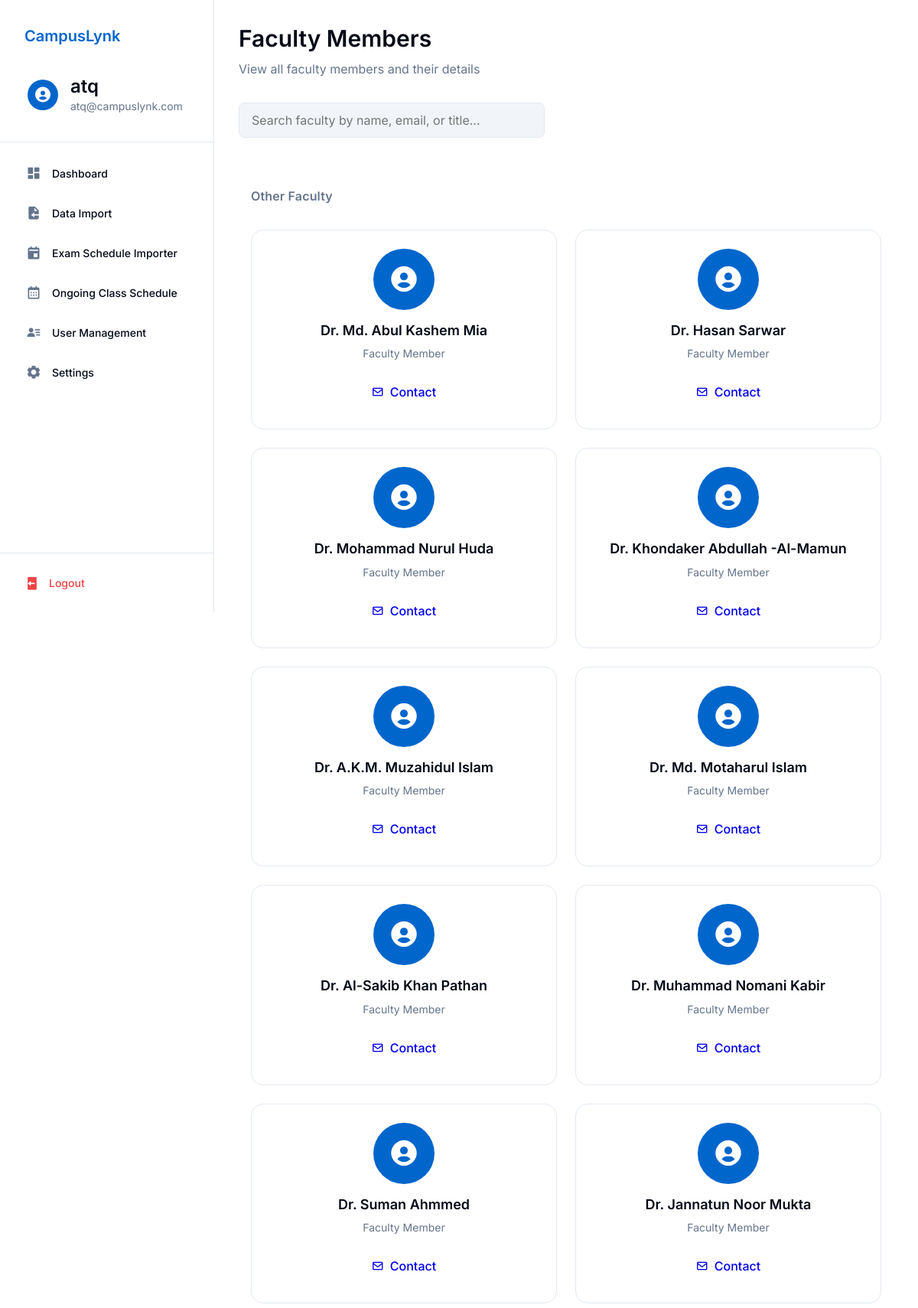
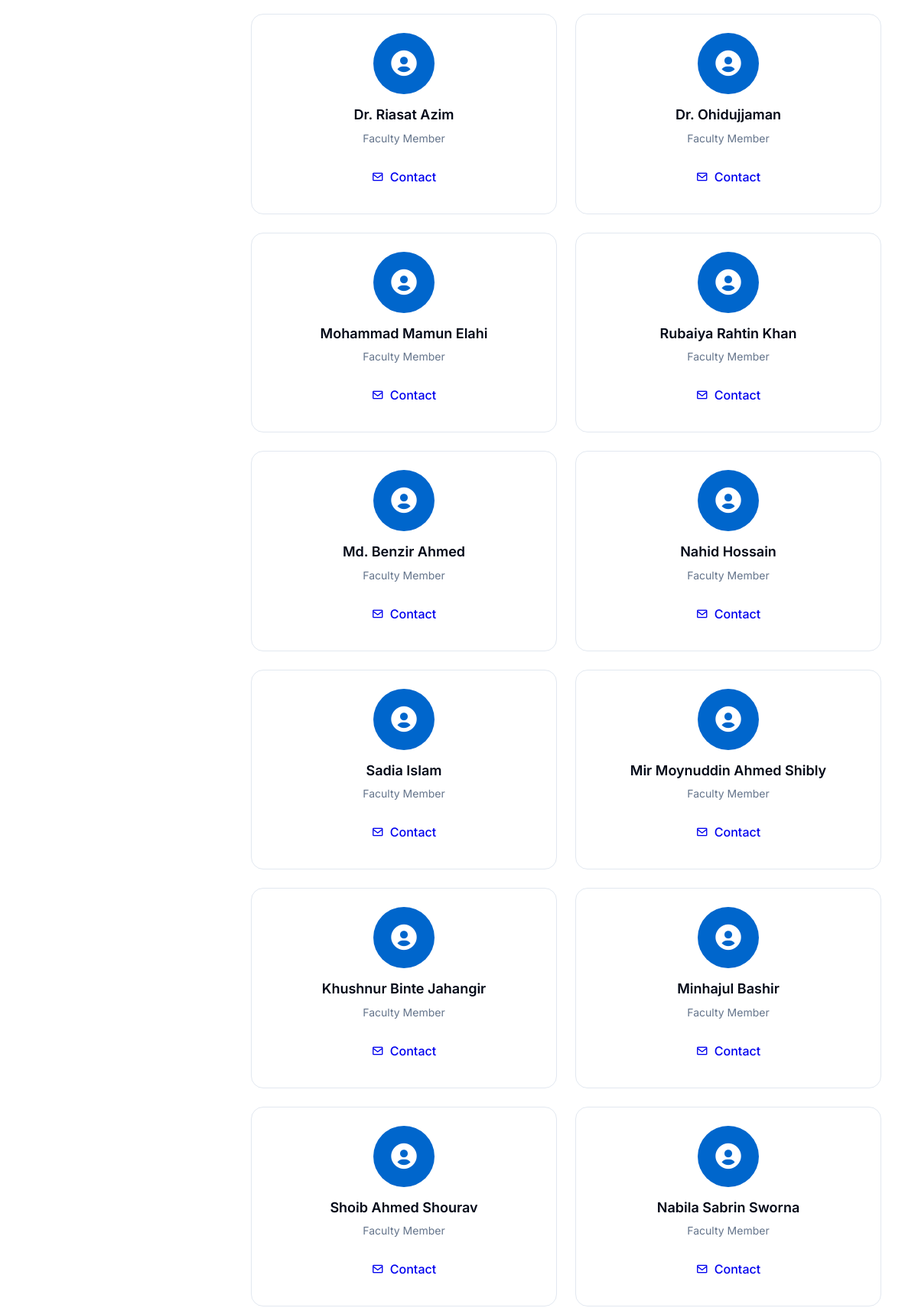
/faculty.php (signed in, upper part), run on the app's committed database (2 pictures, top to bottom).
### tables this page shows
CREATE TABLE `users` (
  `id` int(11) NOT NULL,
  `username` varchar(255) NOT NULL,
  `email` varchar(255) NOT NULL,
  `password` varchar(255) NOT NULL,
  `role` enum('student','faculty','admin') NOT NULL,
  `name` varchar(255) NOT NULL
);

CREATE TABLE `faculty` (
  `id` int(11) NOT NULL,
  `name` varchar(255) NOT NULL,
  `designation` varchar(255) NOT NULL,
  `email` varchar(255) DEFAULT NULL
);

### faculty.php (the view, shortened to what this page needs)
<?php
try {
    $database = new Database();
    $db = $database->getConnection();
    $query = $db->prepare("SELECT * FROM faculty");
    $query->execute();
    $facultyList = $query->fetchAll(PDO::FETCH_ASSOC);
} catch (PDOException $e) {
    $facultyList = [];
    $error = "Database Error: " . htmlspecialchars($e->getMessage());
}
$pinnedFacultyIds = [];
?>
<!DOCTYPE html>
<html lang="en">
<head>
    <link href='https://unpkg.com/boxicons@2.1.4/css/boxicons.min.css' rel='stylesheet'>
    <link rel="stylesheet" href="css/base.css">
    <link rel="stylesheet" href="css/layout.css">
    <link rel="stylesheet" href="css/components.css">
    <link rel="stylesheet" href="css/faculty.css">
</head>
<body>
    <?php include 'sidebar.php'; ?>
    <main class="main-content">
        <section class="welcome-section">
            <h1>Faculty Members</h1>
            <p class="text-muted">View all faculty members and their details</p>
        </section>
        <div class="faculty-search-bar" style="margin-bottom: 1.5rem; max-width: 400px;">
            <input type="text" id="facultySearch" class="form-input" placeholder="Search faculty by name, email, or title..." oninput="filterFaculty()">
        </div>
        <div class="faculty-grid" id="facultyGrid">
            <?php
            $pinned = [];
            $others = [];
            foreach ($facultyList as $faculty) {
                if (in_array($faculty['id'], $pinnedFacultyIds)) {
                    $pinned[] = $faculty;
                } else {
                    $others[] = $faculty;
                }
            }
            ?>
            <?php if (!empty($others)): ?>
                <div class="faculty-section-label" style="grid-column: 1 / -1; font-weight: 600; color: var(--muted-foreground); margin: 1.5rem 0 0.5rem 0;">Other Faculty</div>
                <?php foreach ($others as $faculty): ?>
                    <div class="faculty-card" data-name="<?php echo htmlspecialchars(strtolower($faculty['name'])); ?>" data-email="<?php echo htmlspecialchars(strtolower($faculty['email'])); ?>" data-title="<?php echo htmlspecialchars(strtolower($faculty['profession'] ?? 'Faculty Member')); ?>">
                        <div class="faculty-avatar">
                            <i class='bx bxs-user-circle'></i>
                        </div>
                        <h3 class="faculty-name"><?php echo htmlspecialchars($faculty['name']); ?></h3>
                        <p class="faculty-title"><?php echo htmlspecialchars($faculty['profession'] ?? 'Faculty Member'); ?></p>
                        <div class="faculty-contact">
                            <a href="mailto:<?php echo htmlspecialchars($faculty['email']); ?>" class="btn btn-outline btn-sm">
                                <i class='bx bx-envelope'></i>
                                Contact
                            </a>
                        </div>
                    </div>
                <?php endforeach; ?>
            <?php endif; ?>
        </div>
    </main>
</body>
</html>

### sidebar.php (shortened to what this page needs)
<?php
try {
    $sidebar_database = new Database();
    $sidebar_db = $sidebar_database->getConnection();
    $sidebar_query = $sidebar_db->prepare("SELECT * FROM users WHERE email = ?");
    $sidebar_query->execute([$_SESSION['useremail']]);
    $sidebar_user = $sidebar_query->fetch(PDO::FETCH_ASSOC);
} catch (PDOException $e) {
    header("Location: login.php?error=Database Error: " . urlencode($e->getMessage()));
    exit();
}
$current_page = basename($_SERVER['PHP_SELF']);
$role = $sidebar_user['role'];
?>
<link href='https://unpkg.com/boxicons@2.1.4/css/boxicons.min.css' rel='stylesheet'>
<aside class="sidebar">
    <div class="sidebar-header">
        <div class="logo-and-title-div">
            <a href="<?php echo $role === 'faculty' ? 'faculty_dashboard.php' : ($role === 'admin' ? 'admin_dashboard.php' : 'dashboard.php'); ?>" class="navbar-brand">CampusLynk</a>
        </div>
        <a href="<?php echo $role === 'faculty' ? 'faculty_dashboard.php' : ($role === 'admin' ? 'admin_dashboard.php' : 'profile.php'); ?>" class="user-info">
            <div class="user-avatar">
                <i class='bx bxs-user-circle'></i>
            </div>
            <div class="user-details">
                <h3 class="user-name"><?php echo htmlspecialchars($sidebar_user['name']); ?></h3>
                <p class="user-email"><?php echo htmlspecialchars($sidebar_user['email']); ?></p>
            </div>
        </a>
    </div>
    <div class="sidebar-content">
        <ul class="nav-links">
            <?php if ($role === 'admin'): ?>
                <li>
                    <a href="admin_dashboard.php" class="nav-link <?php echo $current_page === 'admin_dashboard.php' ? 'active' : ''; ?>">
                        <i class='bx bxs-dashboard'></i>
                        <span>Dashboard</span>
                    </a>
                </li>
                <li>
                    <a href="admin_dataimport.php" class="nav-link <?php echo $current_page === 'admin_dataimport.php' ? 'active' : ''; ?>">
                        <i class='bx bxs-file-import'></i>
                        <span>Data Import</span>
                    </a>
                </li>
                <li>
                    <a href="admin_exam_import.php" class="nav-link <?php echo $current_page === 'admin_exam_import.php' ? 'active' : ''; ?>">
                        <i class='bx bxs-calendar-event'></i>
                        <span>Exam Schedule Importer</span>
                    </a>
                </li>
                <li>
                    <a href="admin_class_schedule.php" class="nav-link <?php echo $current_page === 'admin_class_schedule.php' ? 'active' : ''; ?>">
                        <i class='bx bx-calendar'></i>
                        <span>Ongoing Class Schedule</span>
                    </a>
                </li>
                <li>
                    <a href="admin_users.php" class="nav-link <?php echo $current_page === 'admin_users.php' ? 'active' : ''; ?>">
                        <i class='bx bxs-user-detail'></i>
                        <span>User Management</span>
                    </a>
                </li>
                <li>
                    <a href="admin_settings.php" class="nav-link <?php echo $current_page === 'admin_settings.php' ? 'active' : ''; ?>">
                        <i class='bx bxs-cog'></i>
                        <span>Settings</span>
                    </a>
                </li>
            <?php endif; ?>
        </ul>
    </div>
    <div class="sidebar-footer">
        <?php
        $logout_url = 'logout.php';
        ?>
        <a href="<?php echo $logout_url; ?>" class="logout-btn">
            <i class='bx bxs-log-out'></i>
            <span>Logout</span>
        </a>
    </div>
</aside>

### css/base.css (style rules this page uses)
:root { --background: #ffffff; --foreground: #020817; --card: #ffffff; --card-foreground: #020817; --popover: #ffffff; --popover-foreground: #020817; --primary: #0066cc; --primary-foreground: #ffffff; --secondary: #f1f5f9; --secondary-foreground: #0f172a; --muted: #f1f5f9; --muted-foreground: #64748b; --accent: #f1f5f9; --accent-foreground: #0f172a; --destructive: #ef4444; --destructive-foreground: #ffffff; --success: #16a34a; --success-foreground: #ffffff; --border: #e2e8f0; --input: #e2e8f0; --ring: #0066cc; --spacing-1: 0.25rem; --spacing-2: 0.5rem; --spacing-3: 0.75rem; --spacing-4: 1rem; --spacing-5: 1.25rem; --spacing-6: 1.5rem; --spacing-8: 2rem; --spacing-10: 2.5rem; --spacing-12: 3rem; --radius-sm: 0.125rem; --radius: 0.5rem; --radius-md: 0.75rem; --radius-lg: 1rem; --shadow-sm: 0 1px 2px rgba(0, 0, 0, 0.05); --shadow: 0 1px 3px rgba(0, 0, 0, 0.1), 0 1px 2px rgba(0, 0, 0, 0.06); --shadow-md: 0 4px 6px -1px rgba(0, 0, 0, 0.1), 0 2px 4px -1px rgba(0, 0, 0, 0.06); --shadow-lg: 0 10px 15px -3px rgba(0, 0, 0, 0.1), 0 4px 6px -2px rgba(0, 0, 0, 0.05); }
* { margin: 0; padding: 0; box-sizing: border-box; font-family: 'Inter', sans-serif; }
body { background-color: var(--background); color: var(--foreground); line-height: 1.5; }
h1, h2, h3, h4, h5, h6 { font-weight: 600; line-height: 1.25; margin-bottom: var(--spacing-4); }
h1 { font-size: 2.25rem; }
h3 { font-size: 1.5rem; }
.text-muted { color: var(--muted-foreground); }
.main-content { margin-left: 280px; padding: 2rem; min-height: 100vh; background-color: var(--background); }

### css/layout.css (style rules this page uses)
:root { --sidebar-width: 280px; }
.main-content { margin-left: var(--sidebar-width); padding: 2rem; min-height: 100vh; background: var(--background); }
.sidebar { width: var(--sidebar-width); height: 100vh; background-color: var(--background); border-right: 1px solid var(--border); display: flex; flex-direction: column; position: fixed; left: 0; top: 0; z-index: 1000; overflow-y: auto; }
.sidebar-header { padding: 1.5rem; border-bottom: 1px solid var(--border); display: flex; flex-direction: column; gap: 1rem; background: var(--background); }
.logo-and-title-div { display: flex; align-items: center; gap: 0.75rem; text-decoration: none; padding: 0.5rem; border-radius: var(--radius); transition: background-color 0.2s; }
.navbar-brand { color: var(--primary); font-size: 1.25rem; font-weight: 600; text-decoration: none; }
.user-info { display: flex; align-items: center; gap: 1rem; padding: 0.75rem; border-radius: var(--radius); transition: background-color 0.2s; text-decoration: none; }
.user-avatar { width: 40px; height: 40px; border-radius: 50%; background: var(--primary); display: flex; align-items: center; justify-content: center; flex-shrink: 0; }
.user-avatar i { font-size: 1.5rem; color: var(--primary-foreground); }
.user-details { flex: 1; min-width: 0; }
.user-name { font-weight: 600; color: var(--foreground); margin: 0; white-space: nowrap; overflow: hidden; text-overflow: ellipsis; }
.user-email { font-size: 0.875rem; color: var(--muted-foreground); margin: 0; white-space: nowrap; overflow: hidden; text-overflow: ellipsis; }
.sidebar-content { flex: 1; display: flex; flex-direction: column; padding: 1rem 0; }
.nav-links { list-style: none; padding: 0 1rem; margin: 0; }
.nav-links li { margin-bottom: 0.25rem; }
.nav-link { display: flex; align-items: center; gap: 0.75rem; padding: 0.75rem 1rem; color: var(--foreground); text-decoration: none; border-radius: var(--radius); transition: all 0.2s; font-size: 0.875rem; font-weight: 500; }
.nav-link i { font-size: 1.25rem; width: 1.5rem; height: 1.5rem; display: inline-flex; align-items: center; justify-content: center; color: var(--muted-foreground); }
.sidebar-footer { padding: 1rem; border-top: 1px solid var(--border); background: var(--background); }
.logout-btn { display: flex; align-items: center; gap: 0.75rem; padding: 0.75rem 1rem; width: 100%; color: var(--destructive); text-decoration: none; border-radius: var(--radius); transition: all 0.2s; font-size: 0.875rem; font-weight: 500; }
.logout-btn i { font-size: 1.25rem; }
.welcome-section { margin-bottom: 2rem; }
.welcome-section h1 { font-size: 1.875rem; font-weight: 600; color: var(--foreground); margin-bottom: 0.5rem; }

### data on the page
users: name "atq", email "atq@campuslynk.com"
faculty: name "Dr. Md. Abul Kashem Mia", profession "Faculty Member"
faculty: name "Dr. Hasan Sarwar", profession "Faculty Member"
faculty: name "Dr. Mohammad Nurul Huda", profession "Faculty Member"
faculty: name "Dr. Khondaker Abdullah -Al-Mamun", profession "Faculty Member"
faculty: name "Dr. A.K.M. Muzahidul Islam", profession "Faculty Member"
faculty: name "Dr. Md. Motaharul Islam", profession "Faculty Member"
faculty: name "Dr. Al-Sakib Khan Pathan", profession "Faculty Member"
faculty: name "Dr. Muhammad Nomani Kabir", profession "Faculty Member"
faculty: name "Dr. Suman Ahmmed", profession "Faculty Member"
faculty: name "Dr. Jannatun Noor Mukta", profession "Faculty Member"
faculty: name "Dr. Riasat Azim", profession "Faculty Member"
faculty: name "Dr. Ohidujjaman", profession "Faculty Member"
faculty: name "Mohammad Mamun Elahi", profession "Faculty Member"
faculty: name "Rubaiya Rahtin Khan", profession "Faculty Member"
faculty: name "Md. Benzir Ahmed", profession "Faculty Member"
faculty: name "Nahid Hossain", profession "Faculty Member"
faculty: name "Sadia Islam", profession "Faculty Member"
faculty: name "Mir Moynuddin Ahmed Shibly", profession "Faculty Member"
faculty: name "Khushnur Binte Jahangir", profession "Faculty Member"
faculty: name "Minhajul Bashir", profession "Faculty Member"
faculty: name "Shoib Ahmed Shourav", profession "Faculty Member"
faculty: name "Nabila Sabrin Sworna", profession "Faculty Member"
